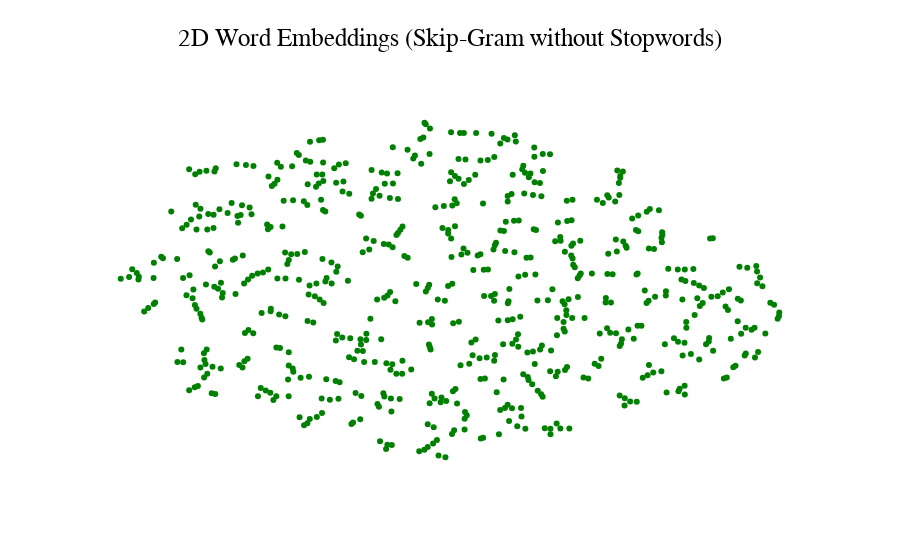

The code cell stored with this chart in its notebook:
### Code cell
figs["2D Word Embeddings (Skip-Gram without Stopwords)"][1]

### Figure 1 — Plotly figure (JSON) as saved in the notebook; plotly's stock layout.template omitted (floating-point values rounded to 4 significant figures; data arrays with more than 128 entries replaced by an {"elided": "..."} marker saying what was removed)
{"data": [{"hovertemplate": "<b>%{hovertext}</b><br><br>x=%{x}<br>y=%{y}<extra></extra>", "hovertext": {"elided": "636 str values"}, "legendgroup": "", "marker": {"color": "green", "symbol": "circle"}, "mode": "markers", "name": "", "orientation": "v", "showlegend": false, "textposition": "top center", "type": "scatter", "x": {"elided": "636 float values"}, "xaxis": "x", "y": {"elided": "636 float values"}, "yaxis": "y"}], "layout": {"legend": {"tracegroupgap": 0}, "title": {"font": {"color": "black", "family": "Arial", "size": 25}, "text": "2D Word Embeddings (Skip-Gram without Stopwords)", "x": 0.5, "xanchor": "center", "y": 0.95, "yanchor": "top"}, "xaxis": {"anchor": "y", "domain": [0, 1], "title": {"text": "x"}, "visible": false}, "yaxis": {"anchor": "x", "domain": [0, 1], "title": {"text": "y"}, "visible": false}}}
